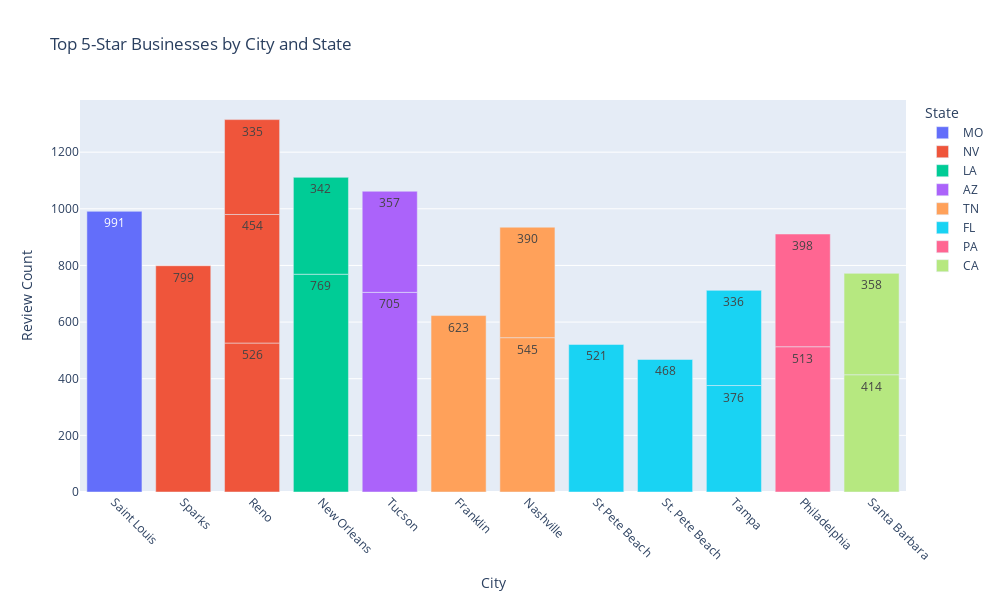

Write notebook code for a chart like this one.
### Code cell
import pandas as pd
import plotly.express as px

df_5_star_businesses = df_business[df_business['stars'] == 5]
top_5_star_businesses = df_5_star_businesses.sort_values(by='review_count', ascending=False).head(20)

fig = px.bar(
    top_5_star_businesses,
    x='city',
    y='review_count',
    color='state',
    title='Top 5-Star Businesses by City and State',
    labels={'city': 'City', 'review_count': 'Review Count', 'state': 'State'},
    text='review_count'
)
fig.update_layout(
    xaxis_tickangle=45,
    xaxis_title="City",
    yaxis_title="Review Count",
    height=600,
    width=1000
)
fig.show()

### Figure 1 — Plotly figure (JSON) as saved in the notebook; plotly's stock layout.template omitted (floating-point values rounded to 4 significant figures)
{"data": [{"alignmentgroup": "True", "hovertemplate": "State=MO<br>City=%{x}<br>Review Count=%{text}<extra></extra>", "legendgroup": "MO", "marker": {"color": "#636efa", "pattern": {"shape": ""}}, "name": "MO", "offsetgroup": "MO", "orientation": "v", "showlegend": true, "text": [991], "textposition": "auto", "type": "bar", "x": ["Saint Louis"], "xaxis": "x", "y": [991], "yaxis": "y"}, {"alignmentgroup": "True", "hovertemplate": "State=NV<br>City=%{x}<br>Review Count=%{text}<extra></extra>", "legendgroup": "NV", "marker": {"color": "#EF553B", "pattern": {"shape": ""}}, "name": "NV", "offsetgroup": "NV", "orientation": "v", "showlegend": true, "text": [799, 526, 454, 335], "textposition": "auto", "type": "bar", "x": ["Sparks", "Reno", "Reno", "Reno"], "xaxis": "x", "y": [799, 526, 454, 335], "yaxis": "y"}, {"alignmentgroup": "True", "hovertemplate": "State=LA<br>City=%{x}<br>Review Count=%{text}<extra></extra>", "legendgroup": "LA", "marker": {"color": "#00cc96", "pattern": {"shape": ""}}, "name": "LA", "offsetgroup": "LA", "orientation": "v", "showlegend": true, "text": [769, 342], "textposition": "auto", "type": "bar", "x": ["New Orleans", "New Orleans"], "xaxis": "x", "y": [769, 342], "yaxis": "y"}, {"alignmentgroup": "True", "hovertemplate": "State=AZ<br>City=%{x}<br>Review Count=%{text}<extra></extra>", "legendgroup": "AZ", "marker": {"color": "#ab63fa", "pattern": {"shape": ""}}, "name": "AZ", "offsetgroup": "AZ", "orientation": "v", "showlegend": true, "text": [705, 357], "textposition": "auto", "type": "bar", "x": ["Tucson", "Tucson"], "xaxis": "x", "y": [705, 357], "yaxis": "y"}, {"alignmentgroup": "True", "hovertemplate": "State=TN<br>City=%{x}<br>Review Count=%{text}<extra></extra>", "legendgroup": "TN", "marker": {"color": "#FFA15A", "pattern": {"shape": ""}}, "name": "TN", "offsetgroup": "TN", "orientation": "v", "showlegend": true, "text": [623, 545, 390], "textposition": "auto", "type": "bar", "x": ["Franklin", "Nashville", "Nashville"], "xaxis": "x", "y": [623, 545, 390], "yaxis": "y"}, {"alignmentgroup": "True", "hovertemplate": "State=FL<br>City=%{x}<br>Review Count=%{text}<extra></extra>", "legendgroup": "FL", "marker": {"color": "#19d3f3", "pattern": {"shape": ""}}, "name": "FL", "offsetgroup": "FL", "orientation": "v", "showlegend": true, "text": [521, 468, 376, 336], "textposition": "auto", "type": "bar", "x": ["St Pete Beach", "St. Pete Beach", "Tampa", "Tampa"], "xaxis": "x", "y": [521, 468, 376, 336], "yaxis": "y"}, {"alignmentgroup": "True", "hovertemplate": "State=PA<br>City=%{x}<br>Review Count=%{text}<extra></extra>", "legendgroup": "PA", "marker": {"color": "#FF6692", "pattern": {"shape": ""}}, "name": "PA", "offsetgroup": "PA", "orientation": "v", "showlegend": true, "text": [513, 398], "textposition": "auto", "type": "bar", "x": ["Philadelphia", "Philadelphia"], "xaxis": "x", "y": [513, 398], "yaxis": "y"}, {"alignmentgroup": "True", "hovertemplate": "State=CA<br>City=%{x}<br>Review Count=%{text}<extra></extra>", "legendgroup": "CA", "marker": {"color": "#B6E880", "pattern": {"shape": ""}}, "name": "CA", "offsetgroup": "CA", "orientation": "v", "showlegend": true, "text": [414, 358], "textposition": "auto", "type": "bar", "x": ["Santa Barbara", "Santa Barbara"], "xaxis": "x", "y": [414, 358], "yaxis": "y"}], "layout": {"barmode": "relative", "height": 600, "legend": {"title": {"text": "State"}, "tracegroupgap": 0}, "title": {"text": "Top 5-Star Businesses by City and State"}, "width": 1000, "xaxis": {"anchor": "y", "domain": [0, 1], "tickangle": 45, "title": {"text": "City"}}, "yaxis": {"anchor": "x", "domain": [0, 1], "title": {"text": "Review Count"}}}}
